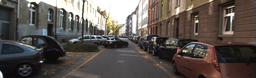
#> input picture w4/plots/colored_0/000045_10.png, 256 x 78 px, shrunk from 1241 x 376 before the run
$ python task_11.py
#> lines starting #> are read from the running program, lines starting #| are printed output that depends on the picture
### w4/utils.py
import matplotlib.pyplot as plt
import numpy as np
from tqdm import tqdm
import cv2
from skimage.feature import match_template

# [6 lines left out: function imshow, not called in this run]

def mse(ref, tar):
    return ((ref - tar)**2).mean()
def mad(ref, tar):
    return (np.abs(ref - tar)).mean()

def block_matching(img_past, img_future, estimation_dir, block_size, search_border, method):
    height, width = img_past.shape[:2]
    of = np.zeros((height, width, 3), dtype=float)

    # Define reference/target image
    if estimation_dir == "backward":
        im_ref = img_future
        im_target = img_past
    elif estimation_dir == "forward":
        im_ref = img_past
        im_target = img_future

    # Iter rows
    for i in tqdm(range(0, height - block_size, block_size)):
        # Iter cols
        for j in range(0, width - block_size, block_size):

            # Crop reference block and target area to search
            i_start_area = max(i - search_border, 0)
            j_start_area = max(j - search_border, 0)

            i_end =  min(i + block_size + search_border, height)
            j_end = min(j + block_size + search_border, width)

            ref_block = im_ref[i: i + block_size, j: j + block_size]
            target_area = im_target[i_start_area: i_end, j_start_area:j_end]

            # Obtain the position of the block with lower distance
            pos = block_matching_block(ref_block, target_area, method)

            # Scale position to image axis
            u = pos[1] - (j - j_start_area)
            v = pos[0] - (i - i_start_area)

            # Save the optical flow (all pixels are considered as valid: last axis = 1)
            if estimation_dir == "backward":
                of[i:i + block_size, j:j + block_size, :] = [-u, -v, 1]
            if estimation_dir == "forward":
                of[i:i + block_size, j:j + block_size, :] = [u, v, 1]
    return of

def block_matching_block(ref_block, target_area, method):
    height_ref = ref_block.shape[0]
    width_ref = ref_block.shape[1]
    min_dist = np.zeros(shape=(target_area.shape[0] - height_ref, target_area.shape[1] - width_ref))

    # Exhaustive search
    if method == "SSD" or method == "SAD" or method == "MSE" or method == "MAD" or method == "euclidean":
        for i in range(0, target_area.shape[0] - height_ref):
            for j in range(0, target_area.shape[1] - width_ref):
                target_block = target_area[i: i + height_ref, j: j + width_ref]

                dist = compute_dist(ref_block, target_block, method)

                min_dist[i, j] = dist

        arg_min_dist = np.unravel_index(np.argmin(min_dist, axis=None), min_dist.shape)
        return arg_min_dist

    # Match template (Sklearn)
    if method == "template":
        corr = match_template(target_area, ref_block)
        arg_min_dist = np.unravel_index(np.argmin(corr, axis=None), corr.shape)
        return arg_min_dist

    # Match template (OpenCV)
    if method == "template1": metric = cv2.TM_CCOEFF
    if method == "template2": metric = cv2.TM_CCOEFF_NORMED
    if method == "template3": metric = cv2.TM_CCORR
    if method == "template4": metric = cv2.TM_CCORR_NORMED
    if method == "template5": metric = cv2.TM_SQDIFF
    if method == "template6": metric = cv2.TM_SQDIFF_NORMED

    res = cv2.matchTemplate(target_area,ref_block,metric)
    min_val, max_val, min_loc, max_loc = cv2.minMaxLoc(res)

    # If the metric is TM_SQDIFF or TM_SQDIFF_NORMED, take minimum
    if metric in [cv2.TM_SQDIFF, cv2.TM_SQDIFF_NORMED]:
        top_left = min_loc
    else:
        top_left = max_loc
    arg_min_dist = (top_left[1], top_left[0])

    return arg_min_dist

def compute_dist(ref_b, target_b, method = "SSD"):

    if method == "SSD":
        distance = np.sum((target_b - ref_b) ** 2)
    if method == "SAD":
        distance = np.sum(np.abs(target_b - ref_b))
    if method == 'MSE':
        distance = np.mean((target_b - ref_b) ** 2)
    if method == 'MAD':
        distance = np.mean(np.abs(target_b - ref_b))
    if method == 'euclidean':
        distance = np.sqrt(np.sum((target_b - ref_b) ** 2))
    return distance

# [21 lines left out: function compute_of_metrics, not called in this run]

def read_of(flow_path):

    flow_raw = cv2.imread(flow_path, cv2.IMREAD_UNCHANGED).astype(np.double)

    # Transform data (DevKit Stereo Flow - KITTI)
    flow_u = (flow_raw[:,:,2] - 2**15) / 64.0
    flow_v = (flow_raw[:,:,1] - 2**15) / 64.0
    flow_valid = flow_raw[:,:,0] == 1

    # Set to 0 the points where the flow is not valid
    flow_u[~flow_valid] = 0
    flow_v[~flow_valid] = 0

    # Reorder channels
    return np.stack((flow_u, flow_v, flow_valid), axis=2)

# [14 lines left out: function load_flow, not called in this run]

def flow_error_distance(gt,kitti):
  return np.sqrt(np.square(gt[:,:,0] - kitti[:,:,0]) + np.square(gt[:,:,1] - kitti[:,:,1]))

def flow_msen(gt, kitti):
    return np.mean(flow_error_distance(gt,kitti)[gt[:,:,2]==1])

# percentage of Erroneous Pixels in Non-occluded areas
def flow_pepn(gt, kitti, th=3):
    return 100 * (flow_error_distance(gt,kitti)[gt[:,:,2]==1] > th).sum() / (gt[:,:,2] != 0).sum()

class OpticalFlowBlockMatching:
    # [26 lines left out: function __init__, not called in this run]

    def SSD(self, block1, block2):
        return float(np.sum(np.power(block1 - block2, 2)))

    def SAD(self, block1, block2):
        return float(np.sum(np.abs(block1 - block2)))

    # [94 lines left out: functions compute_optical_flow, find_deviation_matching_block, iou, select_bboxes, not called in this run]

### w4/task_11.py
import cv2
import time
from pdb import set_trace as bp

import numpy as np
import pickle as pkl
from pathlib import Path
import matplotlib.pyplot as plt

from sklearn.feature_extraction.image import extract_patches_2d
from utils import imshow, mse, block_matching, OpticalFlowBlockMatching, compute_of_metrics, read_of, load_flow, flow_msen, flow_pepn
from of import optical_flow_block_matching, optical_flow_block_matching_mat

prev = cv2.imread('plots/colored_0/000045_10.png', cv2.IMREAD_GRAYSCALE).astype(float)
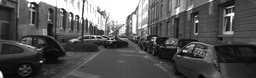
#> prev: shape (78, 256) float64; min 2, max 255, mean 86.3
post = cv2.imread('plots/colored_0/000045_10.png', cv2.IMREAD_GRAYSCALE).astype(float)
# [5 lines of commented-out code are left out]

gt_of = read_of("plots/flow_noc/000045_10.png")
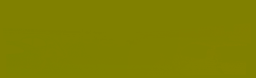
#> input picture w4/plots/flow_noc/000045_10.png, 256 x 78 px, shrunk from 1241 x 376 before the run
#> in read_of, `flow_u = (flow_raw[:,:,2] - 2**15) / 64.0`:
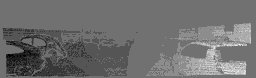
#> flow_u: shape (78, 256) float64; min -510.1, max -509.9, mean -510; drawn with min black and max white
#> in read_of, `flow_v = (flow_raw[:,:,1] - 2**15) / 64.0`:
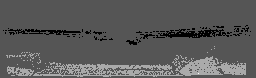
#> flow_v: shape (78, 256) float64; min -510, max -510, mean -510; drawn with min black and max white
#> in read_of, `flow_valid = flow_raw[:,:,0] == 1`: flow_valid: shape (78, 256) bool; every value is 0
#> in read_of, `flow_u[~flow_valid] = 0`: flow_u: shape (78, 256) float64; every value is 0
#> in read_of, `return np.stack((flow_u, flow_v, flow_valid), axis=2)`: returned value: shape (78, 256, 3) float64; every value is 0
# gt_of2 = load_flow("plots/flow_noc/000045_10.png")

const_types = ["forward", "backward"]
distances = ['MSE','MAD']
block_sizes = [64,81,128]
search_radii = [8,16,32,48,21,41]

results = []

for const_type in const_types:
    for distance in distances:
        for block_size in block_sizes:
            for search_radius in search_radii:

                # estimated_of,elapsed_time = optical_flow_block_matching(prev, post, const_type, block_size, search_radius, distance)
                # estimated_of,elapsed_time = optical_flow_block_matching_mat(prev, post, const_type, block_size, search_radius, distance)

                start_time = time.time()
                estimated_of = block_matching(prev, post, const_type, block_size, search_radius, distance)
                end_time = time.time()
                elapsed_time = end_time-start_time
                # msen, pepn, of_error1 = compute_of_metrics(estimated_of, gt_of)

                msen = flow_msen(estimated_of,gt_of)
                pepn = flow_pepn(estimated_of,gt_of)
                results.append([const_type, distance, block_size, search_radius, elapsed_time, msen, pepn])
                print([const_type, distance, block_size, search_radius, elapsed_time, msen, pepn])
#> this loop made 2 passes
#> after the loop, results = 72 items

with open('results3.pkl', 'wb') as handle:
    pkl.dump(results, handle, protocol=pkl.HIGHEST_PROTOCOL)

# [16 lines of commented-out code are left out]
